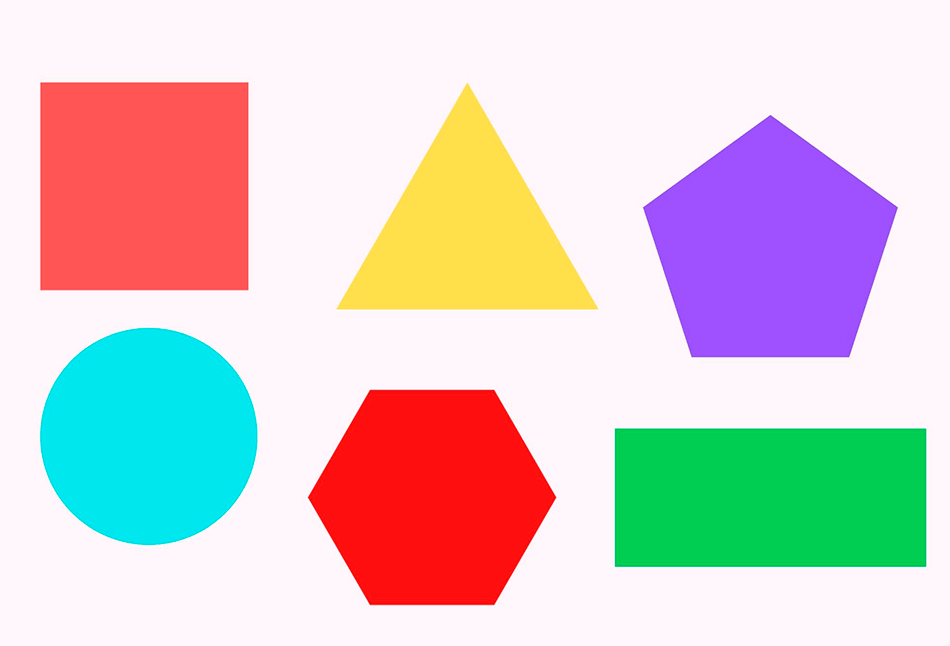
#> input picture shapes.jpg, 950 x 646 px
$ python figuras.py
#> lines starting #> are read from the running program, lines starting #| are printed output that depends on the picture; after the words box and inside, x2 and y2 are one past the last pixel; in counts of white or black regions, pixels touching at a corner belong together; long printed decimals are rounded
import numpy as np
import cv2

img = cv2.imread('shapes.jpg')
#> img is the input picture: shape (646, 950, 3); mean B, G, R 202.9, 203.8, 214.9
imgGrey = cv2.cvtColor(img, cv2.COLOR_BGR2GRAY)
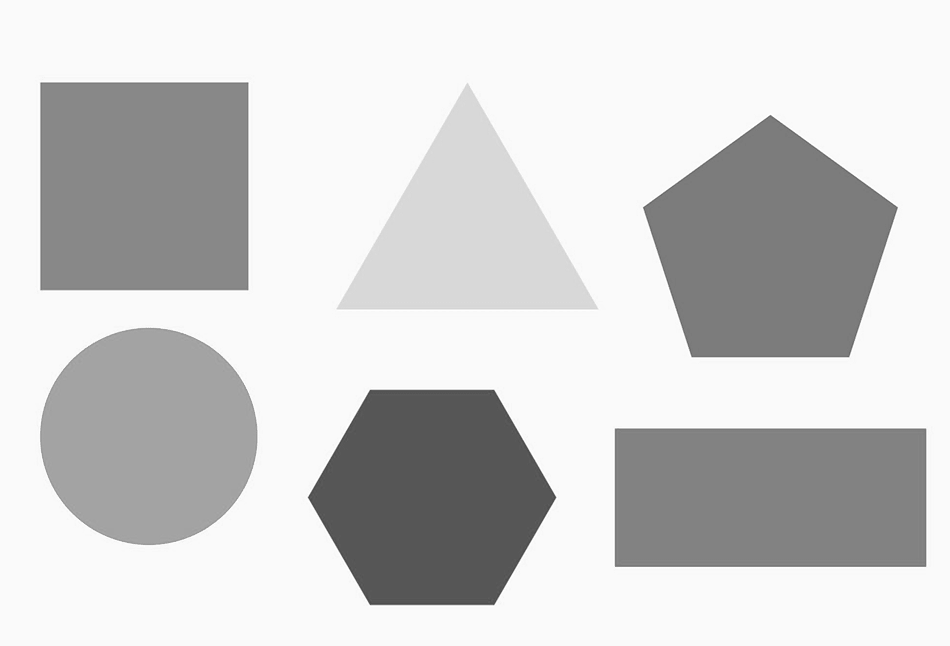
#> imgGrey: shape (646, 950); min 76, max 255, mean 207.1
_, thrash = cv2.threshold(imgGrey, 240, 255, cv2.THRESH_BINARY)
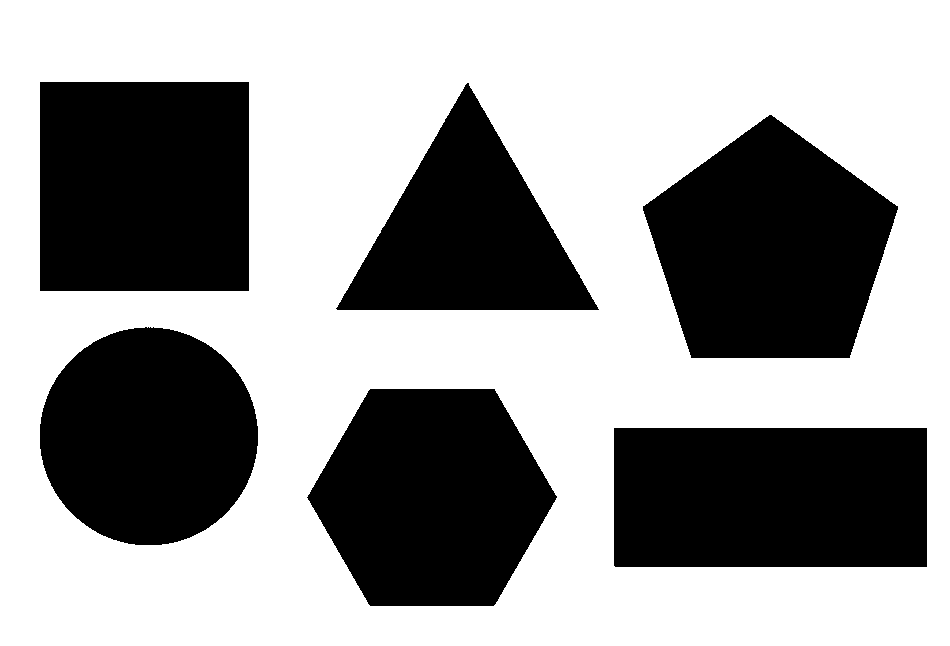
#> thrash: shape (646, 950); 61.2% white; 6 black regions
contours, _ = cv2.findContours(thrash, cv2.RETR_TREE, cv2.CHAIN_APPROX_NONE)
#> contours = 7 contours; box (x1, y1, x2, y2) and area: (0, 0, 950, 646) 612105, (39, 81, 250, 292) 44098, (613, 427, 928, 568) 43956, (642, 114, 899, 359) 43464, (306, 388, 558, 607) 40938, (39, 326, 259, 546) 37612, (335, 82, 600, 311) 30410

cv2.imshow("img", img)
for contour in contours:
    approx = cv2.approxPolyDP(contour, 0.01* cv2.arcLength(contour, True), True)
    cv2.drawContours(img, [approx], 0, (0, 0, 0), 5)
    x = approx.ravel()[0]
    y = approx.ravel()[1] - 5
    if len(approx) == 3:
        cv2.putText(img, "Triangulo", (x, y), cv2.FONT_HERSHEY_COMPLEX, 0.5, (0, 0, 0))
    elif len(approx) == 4:
        x1 ,y1, w, h = cv2.boundingRect(approx)
        aspectRatio = float(w)/h
        print(aspectRatio)
        if aspectRatio >= 0.95 and aspectRatio <= 1.05:
          cv2.putText(img, "Cuadrado", (x, y), cv2.FONT_HERSHEY_COMPLEX, 0.5, (0, 0, 0))
        else:
          cv2.putText(img, "Rectangulo", (x, y), cv2.FONT_HERSHEY_COMPLEX, 0.5, (0, 0, 0))
    elif len(approx) == 5:
        cv2.putText(img, "Pentagono", (x, y), cv2.FONT_HERSHEY_COMPLEX, 0.5, (0, 0, 0))
    elif len(approx) == 6:
        cv2.putText(img, "hexagono", (x, y), cv2.FONT_HERSHEY_COMPLEX, 0.5, (0, 0, 0))
    elif len(approx) == 10:
        cv2.putText(img, "Estrella", (x, y), cv2.FONT_HERSHEY_COMPLEX, 0.5, (0, 0, 0))
    else:
        cv2.putText(img, "Circulo", (x, y), cv2.FONT_HERSHEY_COMPLEX, 0.5, (0, 0, 0))
#> this loop made 7 passes
#> (approx, x, y, x1, y1, w, h, aspectRatio) on passes 1, 2, 7: ([[0, 0], [0, 645], [949, 645], [949, 0]], 0, -5, 0, 0, 950, 646, 1.47), ([[613, 428], [926, 427], [927, 566], [615, 567]], 613, 423, 613, 427, 315, 141, 2.23), ([[39, 82], [248, 81], [249, 290], [40, 291]], 39, 77, 39, 81, 211, 211, 1)
#> (x, y) on passes 3 to 5: (370, 383), (134, 322), (642, 201)
#| 1.471
#| 2.234
#| 1.0
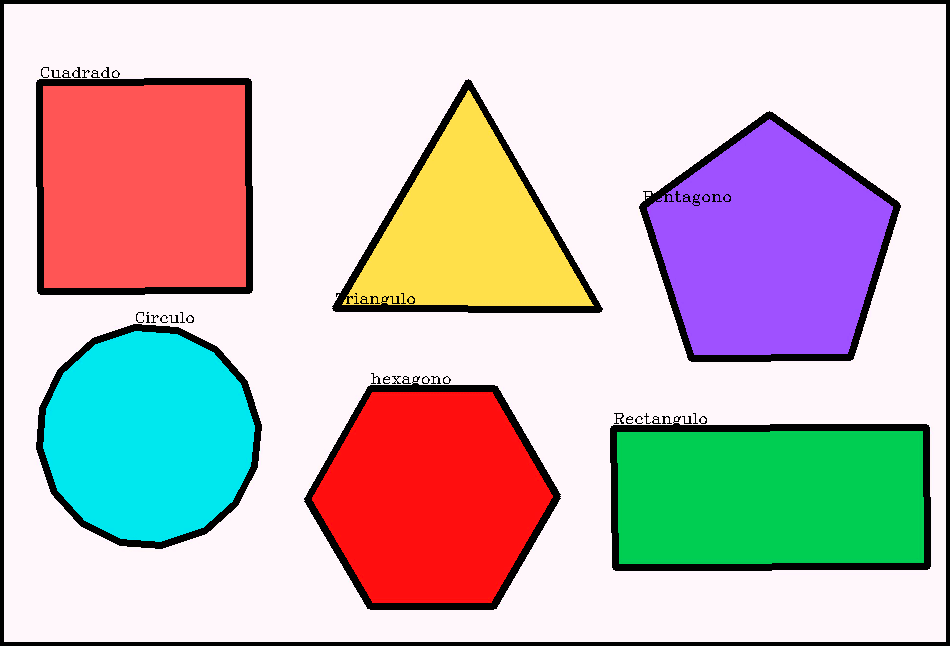
#> img: shape (646, 950, 3); 7.69% of pixels changed, all inside (x1, y1, x2, y2) = (0, 0, 950, 646)


cv2.imshow("shapes", img)
cv2.waitKey(0)
cv2.destroyAllWindows()
